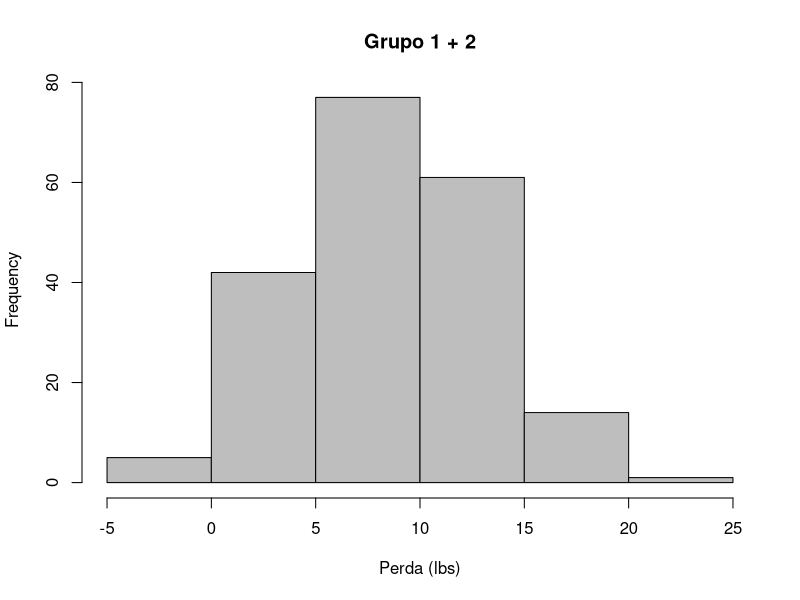
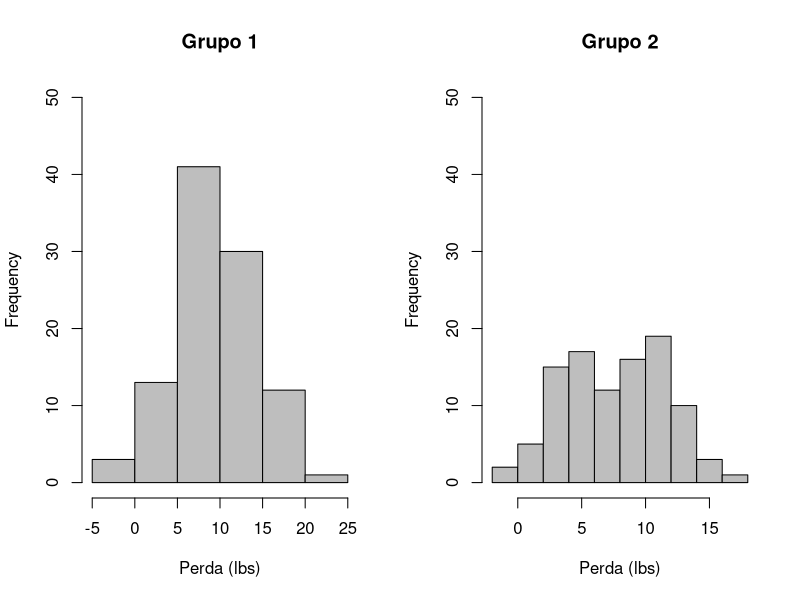

Recreate these plots in R, in order. (Note: this script raises an error after producing the figures.)
ob <- read.csv("Aulas/Cap23-25/obesidade-teste-t.csv")

ob2 <- tidyr::gather(ob, Grupo, Perda)

png("Aulas/Cap23-25/obesidade-hist1.png")
hist(ob2$Perda, main = "Grupo 1 + 2", xlab = "Perda (lbs)", col = "gray")
dev.off()

png("Aulas/Cap23-25/obesidade-hist2.png", 600, 400)
par(mfrow = c(1, 2))
hist(ob$Grupo1, main = "Grupo 1", xlab = "Perda (lbs)", col = "gray", ylim = c(0, 50))
hist(ob$Grupo2, main = "Grupo 2", xlab = "Perda (lbs)", col = "gray", ylim = c(0, 50))
dev.off()

t.test(Perda ~ Grupo, data = ob2, var.equal = TRUE)
t.test(Perda ~ Grupo, data = ob2, var.equal = TRUE, paired = TRUE)
t.test(Perda ~ Grupo, data = ob2)
